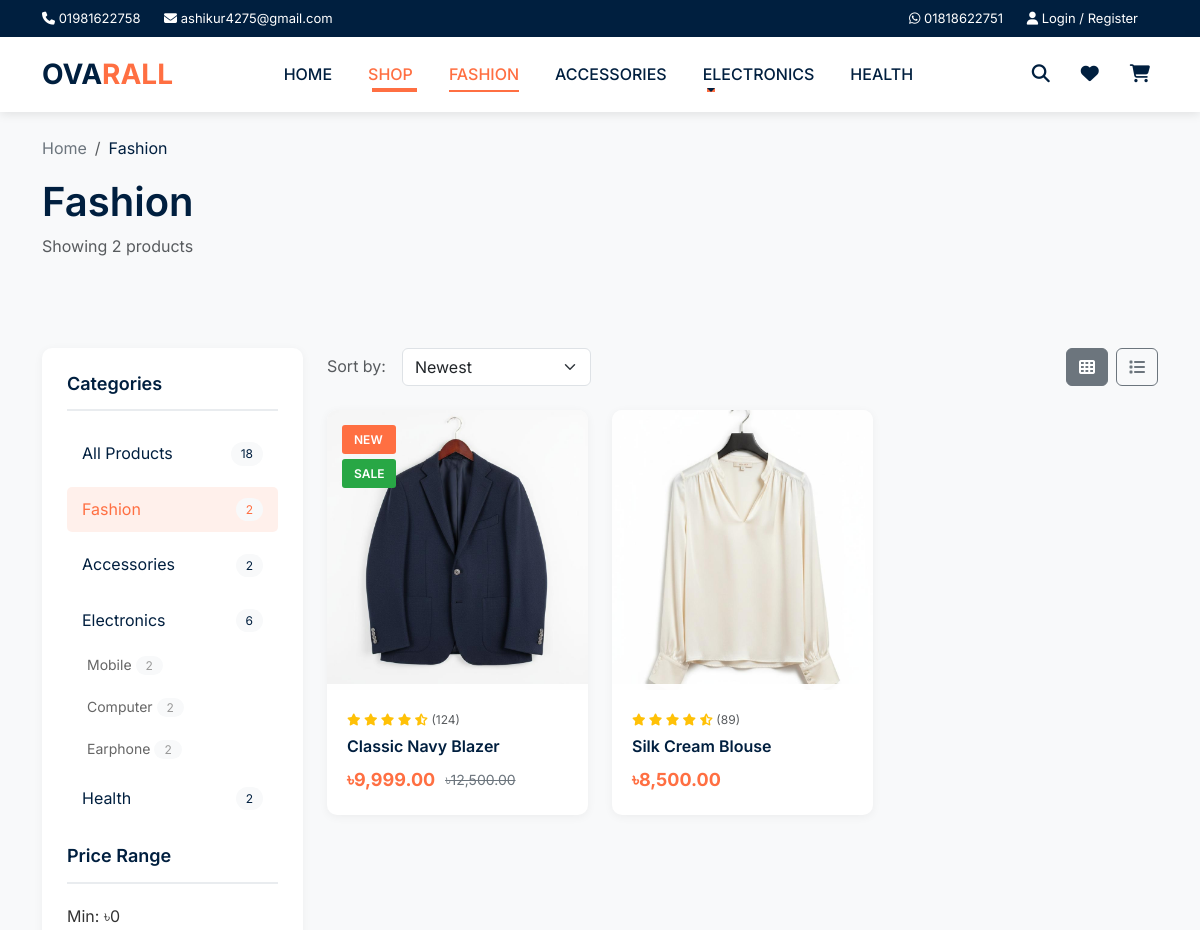
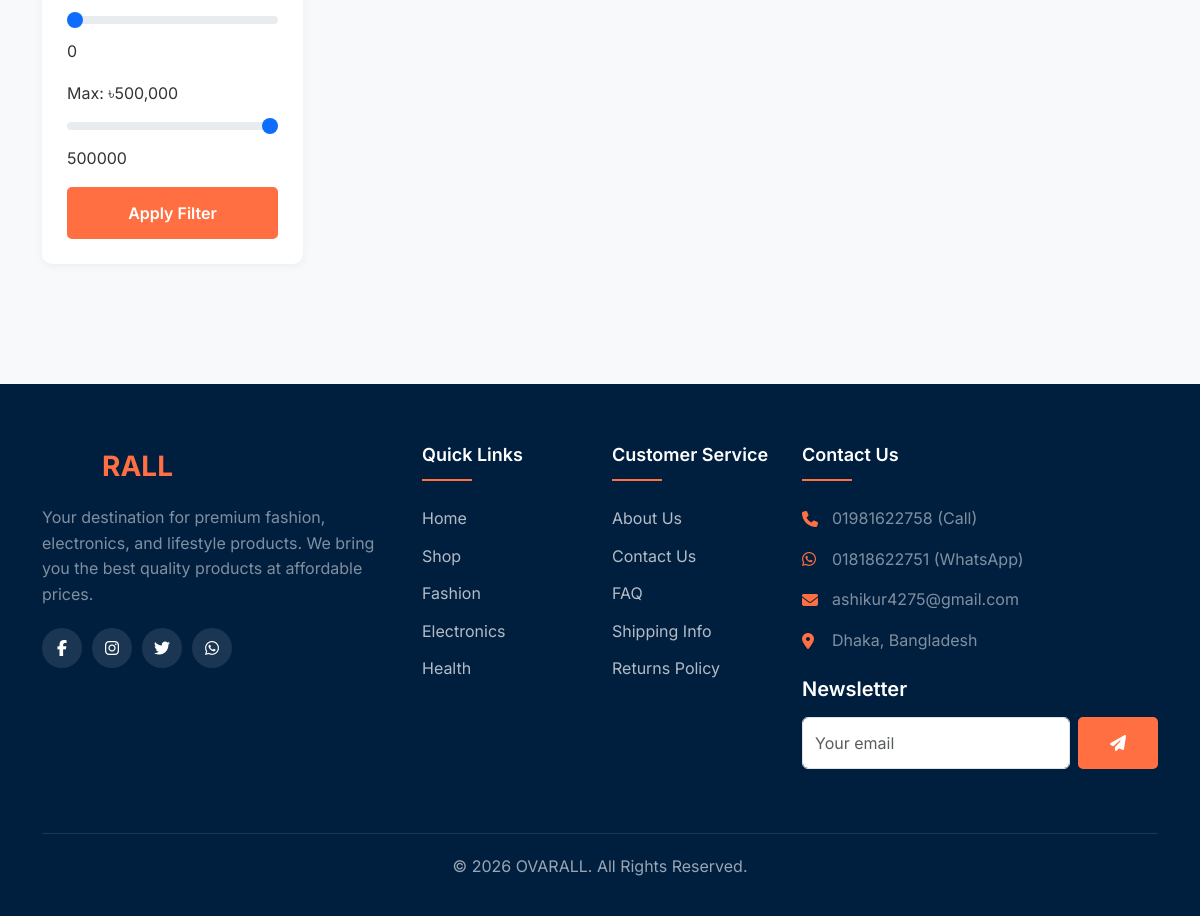
The app's page /shop.php?category=fashion with its own data (2 pictures, top to bottom).
### tables this page shows
CREATE TABLE categories (
    id INT AUTO_INCREMENT PRIMARY KEY,
    name VARCHAR(100) NOT NULL,
    slug VARCHAR(100) UNIQUE NOT NULL,
    description TEXT,
    parent_id INT DEFAULT NULL,
    image VARCHAR(255),
    sort_order INT DEFAULT 0,
    is_active BOOLEAN DEFAULT TRUE,
    created_at TIMESTAMP DEFAULT CURRENT_TIMESTAMP,
    FOREIGN KEY (parent_id) REFERENCES categories(id) ON DELETE SET NULL
);

CREATE TABLE products (
    id INT AUTO_INCREMENT PRIMARY KEY,
    name VARCHAR(200) NOT NULL,
    slug VARCHAR(200) UNIQUE NOT NULL,
    description TEXT,
    short_description TEXT,
    price DECIMAL(10, 2) NOT NULL,
    sale_price DECIMAL(10, 2) DEFAULT NULL,
    sku VARCHAR(50) UNIQUE,
    stock INT DEFAULT 0,
    category_id INT,
    image VARCHAR(255),
    gallery TEXT,
    sizes VARCHAR(255),
    colors VARCHAR(255),
    is_featured BOOLEAN DEFAULT FALSE,
    is_new BOOLEAN DEFAULT FALSE,
    is_active BOOLEAN DEFAULT TRUE,
    rating DECIMAL(2, 1) DEFAULT 5.0,
    review_count INT DEFAULT 0,
    created_at TIMESTAMP DEFAULT CURRENT_TIMESTAMP,
    updated_at TIMESTAMP DEFAULT CURRENT_TIMESTAMP ON UPDATE CURRENT_TIMESTAMP,
    FOREIGN KEY (category_id) REFERENCES categories(id) ON DELETE SET NULL
);

### includes/config.php (called while the page is built, shortened)
<?php
function formatPrice($price) {
    return CURRENCY . number_format($price, 2);
}
?>

### shop.php (the view, shortened to what this page needs)
<?php
require_once 'includes/header.php';
$db = getDB();
$categorySlug = isset($_GET['category']) ? $_GET['category'] : null;
$search = isset($_GET['search']) ? trim($_GET['search']) : null;
$minPrice = isset($_GET['min_price']) ? (float)$_GET['min_price'] : 0;
$maxPrice = isset($_GET['max_price']) ? (float)$_GET['max_price'] : 500000;
$sort = isset($_GET['sort']) ? $_GET['sort'] : 'newest';
$mainCategories = $db->query("SELECT * FROM categories WHERE parent_id IS NULL AND is_active = 1 ORDER BY sort_order")->fetchAll();
$currentCategory = null;
if ($categorySlug) {
    $stmt = $db->prepare("SELECT * FROM categories WHERE slug = ?");
    $stmt->execute([$categorySlug]);
    $currentCategory = $stmt->fetch();
}
$sql = "SELECT p.*, c.name as category_name, c.slug as category_slug
        FROM products p
        LEFT JOIN categories c ON p.category_id = c.id
        WHERE p.is_active = 1";
$params = [];
if ($currentCategory) {
    $subCats = $db->prepare("SELECT id FROM categories WHERE parent_id = ?");
    $subCats->execute([$currentCategory['id']]);
    $subCatIds = $subCats->fetchAll(PDO::FETCH_COLUMN);
    if ($subCatIds) {
        $placeholders = implode(',', array_fill(0, count($subCatIds), '?'));
        $sql .= " AND (p.category_id = ? OR p.category_id IN ($placeholders))";
        $params[] = $currentCategory['id'];
        $params = array_merge($params, $subCatIds);
    } else {
        $sql .= " AND p.category_id = ?";
        $params[] = $currentCategory['id'];
    }
}
$sql .= " AND p.price BETWEEN ? AND ?";
$params[] = $minPrice;
$params[] = $maxPrice;
switch ($sort) {
    default:
        $sql .= " ORDER BY p.created_at DESC";
}
$stmt = $db->prepare($sql);
$stmt->execute($params);
$products = $stmt->fetchAll();
$countStmt = $db->query("SELECT c.id, COUNT(p.id) as count
    FROM categories c
    LEFT JOIN products p ON c.id = p.category_id AND p.is_active = 1
    WHERE c.is_active = 1
    GROUP BY c.id");
$countResults = $countStmt->fetchAll(PDO::FETCH_ASSOC);
$catCounts = [];
foreach ($countResults as $row) {
    $catCounts[$row['id']] = $row['count'];
}
$catCounts[3] = 6;
?>
<section class="py-4 bg-light">
    <div class="container">
        <nav aria-label="breadcrumb">
            <ol class="breadcrumb mb-0">
                <li class="breadcrumb-item"><a href="index.php">Home</a></li>
                <li class="breadcrumb-item active">
                    <?php echo $currentCategory ? $currentCategory['name'] : ($search ? 'Search: ' . htmlspecialchars($search) : 'All Products'); ?>
                </li>
            </ol>
        </nav>
        <h1 class="mt-3">
            <?php echo $currentCategory ? $currentCategory['name'] : ($search ? 'Search Results' : 'All Products'); ?>
        </h1>
        <p class="text-muted">Showing <?php echo count($products); ?> products</p>
    </div>
</section>
<section class="py-5">
    <div class="container">
        <div class="row">
            <div class="col-lg-3 mb-4">
                <div class="shop-sidebar">
                    <h4 class="sidebar-title">Categories</h4>
                    <ul class="category-list">
                        <li>
                            <a href="shop.php" class="<?php echo !$currentCategory ? 'active' : ''; ?>">
                                All Products
                                <span class="count"><?php echo array_sum($catCounts); ?></span>
                            </a>
                        </li>
                        <?php foreach ($mainCategories as $cat): ?>
                            <li>
                                <a href="shop.php?category=<?php echo $cat['slug']; ?>"
                                   class="<?php echo $currentCategory && $currentCategory['id'] == $cat['id'] ? 'active' : ''; ?>">
                                    <?php echo $cat['name']; ?>
                                    <span class="count"><?php echo $catCounts[$cat['id']] ?? 0; ?></span>
                                </a>
                                <?php
                                $subStmt = $db->prepare("SELECT * FROM categories WHERE parent_id = ? AND is_active = 1 ORDER BY sort_order");
                                $subStmt->execute([$cat['id']]);
                                $subCategories = $subStmt->fetchAll();
                                ?>
                                <?php if (!empty($subCategories)): ?>
                                    <ul class="sub-category-list" style="list-style: none; padding-left: 20px; margin-top: 5px;">
                                        <?php foreach ($subCategories as $subCat): ?>
                                            <li>
                                                <a href="shop.php?category=<?php echo $subCat['slug']; ?>"
                                                   style="font-size: 14px; padding: 5px 0; display: block;">
                                                    <?php echo $subCat['name']; ?>
                                                    <span class="count"><?php echo $catCounts[$subCat['id']] ?? 0; ?></span>
                                                </a>
                                            </li>
                                        <?php endforeach; ?>
                                    </ul>
                                <?php endif; ?>
                            </li>
                        <?php endforeach; ?>
                    </ul>
                    <h4 class="sidebar-title mt-4">Price Range</h4>
                    <form action="shop.php" method="GET">
                        <div class="mb-3">
                            <label class="form-label">Min: ৳<?php echo number_format($minPrice); ?></label>
                            <input type="range" name="min_price" class="form-range" min="0" max="500000" step="1000"
                                   value="<?php echo $minPrice; ?>" oninput="this.nextElementSibling.value = this.value">
                            <output><?php echo $minPrice; ?></output>
                        </div>
                        <div class="mb-3">
                            <label class="form-label">Max: ৳<?php echo number_format($maxPrice); ?></label>
                            <input type="range" name="max_price" class="form-range" min="0" max="500000" step="1000"
                                   value="<?php echo $maxPrice; ?>" oninput="this.nextElementSibling.value = this.value">
                            <output><?php echo $maxPrice; ?></output>
                        </div>
                        <button type="submit" class="btn btn-primary-custom w-100">Apply Filter</button>
                    </form>
                </div>
            </div>
            <div class="col-lg-9">
                <div class="d-flex justify-content-between align-items-center mb-4">
                    <div class="d-flex align-items-center gap-3">
                        <span class="text-muted">Sort by:</span>
                        <select class="form-select" style="width: auto;" onchange="location.href=this.value">
                            <option value="?<?php echo http_build_query(array_merge($_GET, ['sort' => 'newest'])); ?>" <?php echo $sort == 'newest' ? 'selected' : ''; ?>>Newest</option>
                        </select>
                    </div>
                    <div class="d-flex gap-2">
                        <button class="btn btn-outline-secondary active"><i class="fas fa-th"></i></button>
                        <button class="btn btn-outline-secondary"><i class="fas fa-list"></i></button>
                    </div>
                </div>
                <?php if (empty($products)): ?>
                    <div class="text-center py-5">
                        <i class="fas fa-search fa-3x text-muted mb-3"></i>
                        <h4>No products found</h4>
                        <p class="text-muted">Try adjusting your filters or search query</p>
                        <a href="shop.php" class="btn btn-primary-custom">View All Products</a>
                    </div>
                <?php else: ?>
                    <div class="row">
                        <?php foreach ($products as $product): ?>
                            <div class="col-lg-4 col-md-6">
                                <div class="product-card">
                                    <div class="product-image">
                                        <a href="product.php?slug=<?php echo $product['slug']; ?>">
                                            <img src="<?php echo $product['image'] ?: 'https://via.placeholder.com/300x400?text=' . urlencode($product['name']); ?>" alt="<?php echo $product['name']; ?>">
                                        </a>
                                        <div class="product-badges">
                                            <?php if ($product['is_new']): ?>
                                                <span class="badge-new">NEW</span>
                                            <?php endif; ?>
                                            <?php if ($product['sale_price']): ?>
                                                <span class="badge-sale">SALE</span>
                                            <?php endif; ?>
                                        </div>
                                        <div class="product-actions">
                                        </div>
                                    </div>
                                    <div class="product-info">
                                        <div class="product-rating">
                                            <?php for ($i = 1; $i <= 5; $i++): ?>
                                                <i class="fas fa-star<?php echo $i > $product['rating'] ? '-half-alt' : ''; ?>"></i>
                                            <?php endfor; ?>
                                            <span class="text-muted">(<?php echo $product['review_count']; ?>)</span>
                                        </div>
                                        <a href="product.php?slug=<?php echo $product['slug']; ?>">
                                            <h3 class="product-title"><?php echo $product['name']; ?></h3>
                                        </a>
                                        <div class="product-price">
                                            <span class="price-current"><?php echo formatPrice($product['sale_price'] ?: $product['price']); ?></span>
                                            <?php if ($product['sale_price']): ?>
                                                <span class="price-old"><?php echo formatPrice($product['price']); ?></span>
                                            <?php endif; ?>
                                        </div>
                                    </div>
                                </div>
                            </div>
                        <?php endforeach; ?>
                    </div>
                <?php endif; ?>
            </div>
        </div>
    </div>
</section>
<?php require_once 'includes/footer.php'; ?>

### assets/css/style.css (style rules this page uses)
:root { --primary-color: #ff6f42; --secondary-color: #2c3e50; --dark-color: #001f3f; --light-color: #f8f9fa; --gray-color: #6c757d; --border-color: #e9ecef; --success-color: #28a745; --danger-color: #dc3545; --warning-color: #ffc107; }
* { margin: 0; padding: 0; box-sizing: border-box; }
body { font-family: 'Inter', -apple-system, BlinkMacSystemFont, 'Segoe UI', Roboto, sans-serif; line-height: 1.6; color: #333; background-color: #f8f9fa; }
h1, h2, h3, h4, h5, h6 { font-weight: 600; color: var(--dark-color); }
a { text-decoration: none; color: inherit; transition: all 0.3s ease; }
.btn-primary-custom { background: var(--primary-color); color: #fff; padding: 12px 30px; border-radius: 5px; font-weight: 600; border: 2px solid var(--primary-color); transition: all 0.3s ease; }
.product-card { background: #fff; border-radius: 10px; overflow: hidden; box-shadow: 0 2px 10px rgba(0,0,0,0.05); transition: all 0.3s ease; margin-bottom: 30px; }
.product-image { position: relative; overflow: hidden; height: 280px; }
.product-image img { width: 100%; height: 100%; object-fit: cover; transition: transform 0.5s ease; }
.product-badges { position: absolute; top: 15px; left: 15px; display: flex; flex-direction: column; gap: 5px; }
.badge-sale { background: var(--success-color); color: #fff; padding: 5px 12px; border-radius: 3px; font-size: 12px; font-weight: 600; }
.badge-new { background: var(--primary-color); color: #fff; padding: 5px 12px; border-radius: 3px; font-size: 12px; font-weight: 600; }
.product-actions { position: absolute; bottom: -50px; left: 0; right: 0; display: flex; justify-content: center; gap: 10px; padding: 15px; background: rgba(255,255,255,0.95); transition: bottom 0.3s ease; }
.product-info { padding: 20px; }
.product-rating { color: #ffc107; font-size: 12px; margin-bottom: 8px; }
.product-title { font-size: 16px; font-weight: 600; margin-bottom: 10px; color: var(--dark-color); white-space: nowrap; overflow: hidden; text-overflow: ellipsis; }
.product-price { display: flex; align-items: center; gap: 10px; }
.price-current { font-size: 18px; font-weight: 700; color: var(--primary-color); }
.price-old { font-size: 14px; color: var(--gray-color); text-decoration: line-through; }
.shop-sidebar { background: #fff; border-radius: 10px; padding: 25px; box-shadow: 0 2px 10px rgba(0,0,0,0.05); }
.sidebar-title { font-size: 18px; font-weight: 600; margin-bottom: 20px; padding-bottom: 15px; border-bottom: 2px solid var(--border-color); }
.category-list { list-style: none; padding: 0; }
.category-list li { margin-bottom: 10px; }
.category-list a { display: flex; justify-content: space-between; align-items: center; padding: 10px 15px; border-radius: 5px; color: var(--dark-color); transition: all 0.3s ease; }
.category-list a:hover, .category-list a.active { background: rgba(255, 111, 66, 0.1); color: var(--primary-color); }
.category-list .count { background: var(--light-color); padding: 2px 10px; border-radius: 15px; font-size: 12px; }
.breadcrumb { background: transparent; padding: 0; }
.breadcrumb-item a { color: var(--gray-color); }
.breadcrumb-item.active { color: var(--dark-color); }

### includes/header.php (style rules this page uses)
.sub-category-list { list-style: none; padding-left: 20px; margin-top: 5px; }
.sub-category-list li a { font-size: 14px; color: #666; transition: all 0.3s; display: block; padding: 5px 0; }
.sub-category-list .count { font-size: 12px; color: #999; }

### records on screen
categories: name "Fashion", id "2"
categories: name "Accessories", id "2"
categories: name "Electronics", id "6"
categories: name "Mobile", id "2"
categories: name "Computer", id "2"
categories: name "Earphone", id "2"
categories: name "Health", id "2"
products: image (picture), is_new "NEW", shows "SALE", review_count "124", name "Classic Navy Blazer", sale_price "৳9,999.00", price "৳12,500.00"
products: image (picture), review_count "89", name "Silk Cream Blouse", sale_price+price "৳8,500.00"

### other values on screen
CONTACT_PHONE "01981622758"
CONTACT_EMAIL "ashikur4275@gmail.com"
CONTACT_WHATSAPP "01818622751"
count($products) "2"
array_sum($catCounts) "18"
$minPrice "0"
$maxPrice "500,000"
$maxPrice "500000"
SITE_NAME "OVARALL"
